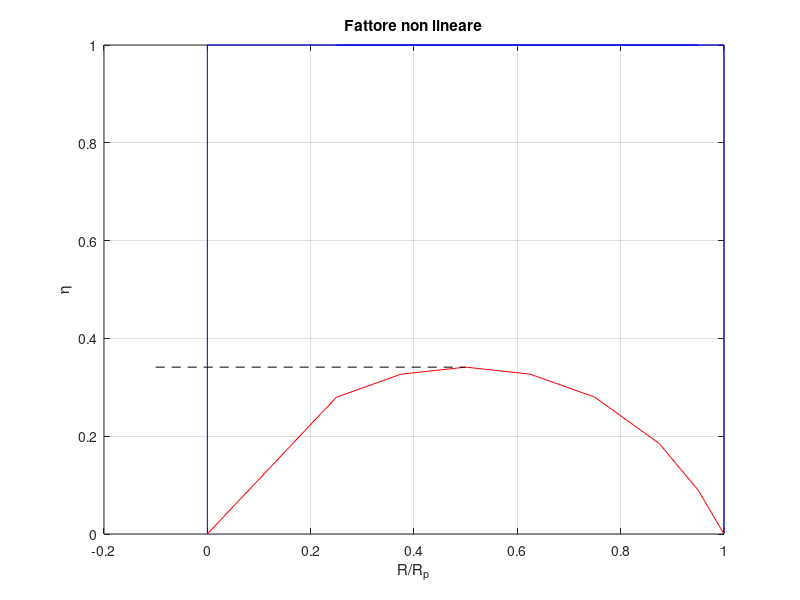

MATLAB code to generate this figure: (Note: this script raises an error after producing the figure.)
clear all
close all
clc

tic

%% Dati 
RP_500 = 500e3; %ohm Resistenza nominale 
RP_10 = 10e3; %ohm Resistenza nominale 
EI = 5.07; %V Tensione di Alimentazione

% Lunghezze nominali di potenziometri cm
L_500 = 4; 
L_10 = 12;

% Tensione misurata col Primo potenziometro V
E0_500_dig = [0 0 0.74774 1.6700 2.5157 3.5952 4.6038 5.0113 5.0700]; % Multimetro digitale
E0_500_an = [0 0 0 0 0 0 1.8 5.4 5.6]; % Multimetro analogico
x_500 = [0 1 1.5 2 2.5 3 3.5 3.8 4]; % Posizioni assunte dal potenziometro

% Tensione misurata col secondo potenziometro V
E0_10_dig = [0 0 0.7178 1.2258 1.7680 2.3454 2.6719 3.3141 3.9265 4.9518 5.0692]; % Multimetro digitale
E0_10_an = [0 0.7 1.4 1.9 2.4 2.9 3.2 3.8 4.3 5.3 5.7]; % Multimetro analogico
x_10 = [0 2 3 4 5 6 6.8 8 9 11 11.8]; % Posizioni assunte dal potenziometro

%% Valori da plottare ANALOGICI
y_10_plt = E0_10_an./EI;  
y_500_plt = E0_500_an./EI;
x_10_plt = x_10./L_10;
x_500_plt = x_500./L_500;

%% Stima del fattore di carico massimo dovto all'utilizzo del multimetro analogico
    % Potenziometro 500KOhm
 ETA_500_max = 1 - 2*(E0_500_an(4)/EI)

    % Potenziometro 10KOhm
 ETA_10_max = 1 - 2*(E0_10_an(6)/EI)

%% Stima delle resistenze degli strumenti terminali dal fattore di carico,
    
ETA_500_an =ETA_500_max;
Rs_an = (RP_500/ETA_500_an - RP_500)/4

ETA_10_an = ETA_10_max;
Rs_10_an = (RP_10/ETA_10_an - RP_10)/4

ETA_500_dig =  1 - 2*(E0_500_dig(4)/EI)
Rs_dig = (RP_500/ETA_500_dig - RP_500)/4

%% Curve dell'effetto di carico per potenziometro da 500 kohm
ETA_an_plt = (x_500_plt - x_500_plt.^2)./((Rs_an/RP_500) + x_500_plt - x_500_plt.^2);
ETA_dig_plt = (x_500_plt - x_500_plt.^2)./((Rs_dig/RP_500) + x_500_plt - x_500_plt.^2);

y_1 = ETA_an_plt; y_2 = ETA_dig_plt; 

figure
p1 = plot(x_500_plt,y_1, "b");
hold on
plot([0 1], [1 1], "b")
hold on
plot([0 0], [0 1], "b")
hold on
plot([1 1], [0 1], "b")
hold on
p2 = plot(x_500_plt,y_2, "r");
hold on
plot([-0.1 0.5], [0.3412 0.3412], "-- k")
grid on
ylabel('\eta')
xlabel('R/R_p')
title('Fattore non lineare')
subtitle('Potenziometro da 500 k\Omega')
legend([p1 p2],{'Multimetro analogico', 'Multimetro digitale'})
legend boxoff
ylim([0,1.2])
xlim([-0.1,1.1])
yticks([0 0.2 0.3412 0.4 0.6 0.8 1])
% Esportazione 
ax = gca;
exportgraphics(ax,'effetto_carico.pdf','Resolution',300)

toc